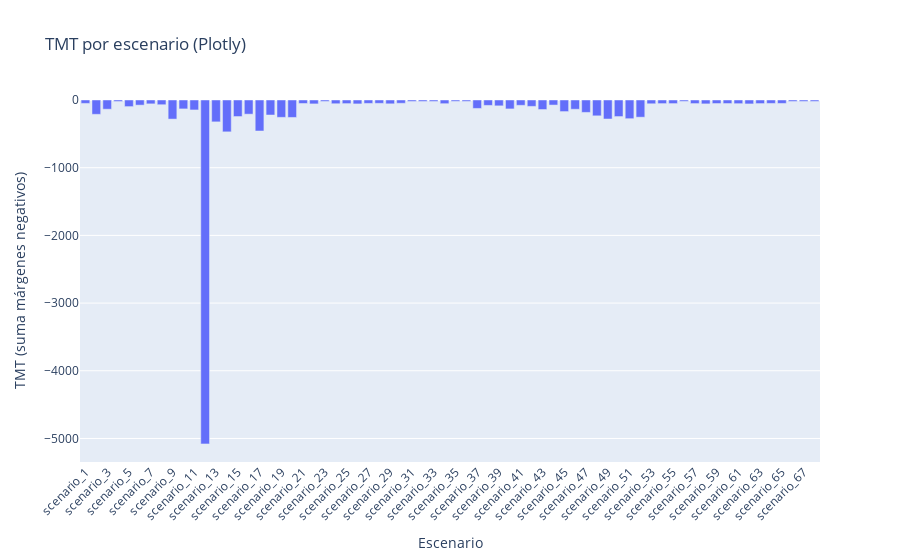

Write notebook code for a chart like this one.
### Code cell
import json
import numpy as np
import pandas as pd
import plotly.express as px
from pathlib import Path

# ─────────────────────────── CONSTANTES ───────────────────────────
K = 0.14
N = 0.02
DECIMAL_PLACES = 4
CTI = 0.2

def calculate_operation_time(I_shc, I_pi, TDS):
    if not all(isinstance(x, (int, float)) for x in (I_shc, I_pi, TDS)):
        return 0.0
    if any(x is None or x <= 0 for x in (I_pi, TDS)) or I_shc <= 0:
        return 0.0
    try:
        if abs(I_pi) < 1e-9:
            return 0.0
        M = I_shc / I_pi
    except ZeroDivisionError:
        return 0.0
    if M <= 1:
        return 0.0
    try:
        denom = M**N - 1
        if abs(denom) < 1e-9:
            return 0.0
        timeout = (K / denom) * TDS
        return round(timeout, DECIMAL_PLACES) if np.isfinite(timeout) else 0.0
    except (OverflowError, ValueError):
        return 0.0

# ─────────────────────────── RUTAS ───────────────────────────
BASE    = Path("/Users/gustavo/Documents/Projects/TESIS_UNAL/ADAPTIVE_ALGORITHM/")
JSON_IN = BASE / "data/processed/independent_relay_pairs_transformer.json"
CSV_IN  = BASE / "data/processed/model/results/TDS_Pickup_nuevos.csv"

# ────────────────── 1) Leer pares originales ──────────────────
with open(JSON_IN, "r") as f:
    pairs = json.load(f)

# Asignar par_rele en orden de aparición
counts = {}
for pair in pairs:
    sid = pair["scenario_id"]
    counts[sid] = counts.get(sid, 0) + 1
    pair["par_rele"] = counts[sid]

# ──────────────── 2) Leer CSV de nuevos ajustes ───────────────
df_new = pd.read_csv(CSV_IN)
new_map = {
    (row["escenario"], row["par_rele"]): row.to_dict()
    for _, row in df_new.iterrows()
}

# ──────── 3) Recalcular timeouts y márgenes y agregar mt ────────
per_scenario = {}
for pair in pairs:
    key = (pair["scenario_id"], pair["par_rele"])
    ajustes = new_map.get(key, {})

    main = pair["main_relay"]
    back = pair["backup_relay"]

    # Actualizar configuraciones
    if ajustes:
        main["TDS"]     = ajustes["TDS_principal"]
        main["pick_up"] = ajustes["Pickup_principal"]
        back["TDS"]     = ajustes["TDS_respaldo"]
        back["pick_up"] = ajustes["Pickup_respaldo"]

    # Recalcular Time_out
    mt_main = calculate_operation_time(main.get("Ishc"), main.get("pick_up"), main.get("TDS"))
    mt_back = calculate_operation_time(back.get("Ishc"), back.get("pick_up"), back.get("TDS"))

    # delta_t y mt
    delta_t = mt_back - mt_main - CTI
    mt_val  = (delta_t - abs(delta_t)) / 2

    # Acumular TMT por escenario
    d = per_scenario.setdefault(pair["scenario_id"], 0.0)
    if mt_val < 0:
        per_scenario[pair["scenario_id"]] += mt_val

# ────────────────── 4) Preparar DataFrame de resumen ──────────────
summary_df = pd.DataFrame([
    {"Escenario": esc, "TMT (negativo)": tmt}
    for esc, tmt in per_scenario.items()
])
# Ordenar por número
summary_df["num"] = summary_df["Escenario"].str.extract(r"(\d+)").astype(int)
summary_df = summary_df.sort_values("num")

# ────────────────── 5) Graficar con Plotly ───────────────────────
fig = px.bar(
    summary_df,
    x="Escenario",
    y="TMT (negativo)",
    title="TMT por escenario (Plotly)",
    labels={"TMT (negativo)": "TMT (suma márgenes negativos)"}
)
fig.update_layout(xaxis_tickangle=-45)
fig.show()

### Figure 1 — Plotly figure (JSON) as saved in the notebook; plotly's stock layout.template omitted (floating-point values rounded to 4 significant figures)
{"data": [{"alignmentgroup": "True", "hovertemplate": "Escenario=%{x}<br>TMT (suma márgenes negativos)=%{y}<extra></extra>", "legendgroup": "", "marker": {"color": "#636efa", "pattern": {"shape": ""}}, "name": "", "offsetgroup": "", "orientation": "v", "showlegend": false, "textposition": "auto", "type": "bar", "x": ["scenario_1", "scenario_2", "scenario_3", "scenario_4", "scenario_5", "scenario_6", "scenario_7", "scenario_8", "scenario_9", "scenario_10", "scenario_11", "scenario_12", "scenario_13", "scenario_14", "scenario_15", "scenario_16", "scenario_17", "scenario_18", "scenario_19", "scenario_20", "scenario_21", "scenario_22", "scenario_23", "scenario_24", "scenario_25", "scenario_26", "scenario_27", "scenario_28", "scenario_29", "scenario_30", "scenario_31", "scenario_32", "scenario_33", "scenario_34", "scenario_35", "scenario_36", "scenario_37", "scenario_38", "scenario_39", "scenario_40", "scenario_41", "scenario_42", "scenario_43", "scenario_44", "scenario_45", "scenario_46", "scenario_47", "scenario_48", "scenario_49", "scenario_50", "scenario_51", "scenario_52", "scenario_53", "scenario_54", "scenario_55", "scenario_56", "scenario_57", "scenario_58", "scenario_59", "scenario_60", "scenario_61", "scenario_62", "scenario_63", "scenario_64", "scenario_65", "scenario_66", "scenario_67", "scenario_68"], "xaxis": "x", "y": [-50.52, -211.4, -135.9, -22.38, -97.64, -75.97, -57.14, -69.69, -282.1, -131.7, -147.0, -5080.0, -323.1, -470.5, -244.4, -209.3, -457.9, -221.8, -256.3, -257.8, -51.62, -57.59, -20.99, -55.22, -53.3, -57.71, -50.29, -49.15, -56.43, -48.43, -21.76, -21.72, -21.58, -54.29, -20.13, -20.48, -124.5, -79.97, -86.47, -131.8, -78.56, -94.39, -140.6, -74.82, -171.0, -136.8, -183.1, -234.0, -280.8, -244.6, -276.0, -253.9, -55.74, -53.16, -53.02, -20.42, -52.86, -57.32, -52.21, -52.11, -54.14, -57.93, -52.75, -50.59, -50.61, -21.54, -21.16, -21.24], "yaxis": "y"}], "layout": {"barmode": "relative", "legend": {"tracegroupgap": 0}, "title": {"text": "TMT por escenario (Plotly)"}, "xaxis": {"anchor": "y", "domain": [0, 1], "tickangle": -45, "title": {"text": "Escenario"}}, "yaxis": {"anchor": "x", "domain": [0, 1], "title": {"text": "TMT (suma márgenes negativos)"}}}}
